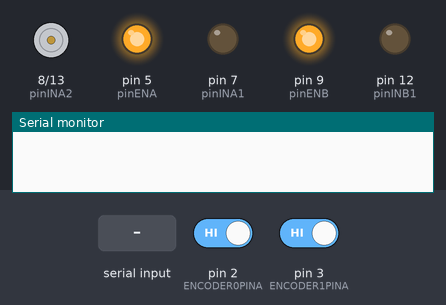
A sketch run on a simulated Arduino Uno, built with avr-gcc and run on an emulated ATmega328P. On the bench: motor-driver pin pairs drawn as motors (green arrow = first pin HIGH = forward, orange = second pin HIGH = backward, longer = more drive), output pins drawn as LEDs (lit = HIGH), the last lines printed to the serial monitor. Inputs (shaded band) come from the test bench; at power-on: pin 2 (ENCODER0PINA) HIGH, pin 3 (ENCODER1PINA) HIGH.

Above: at 2.2 s.
2.3 s: "<r>" received over Serial
At 3.1 s:
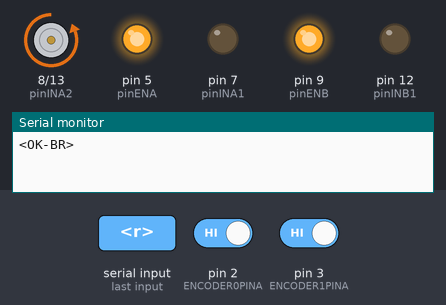
3.8 s: "<S90>" received over Serial
At 4.2 s:
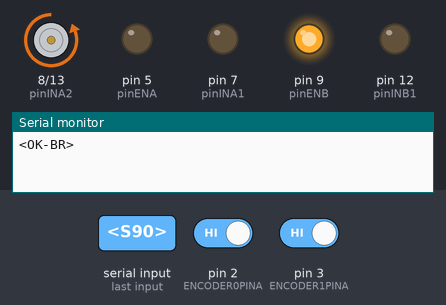
5.3 s: "<s90>" received over Serial
At 6.6 s:
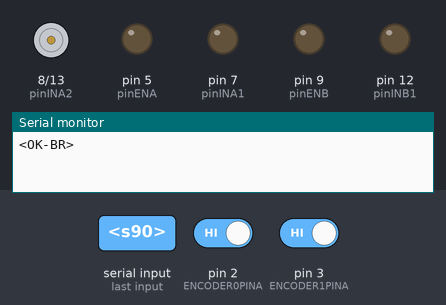
Timing chart, 0 to 8.3 s (numbered marks = the images above; inputs shaded):
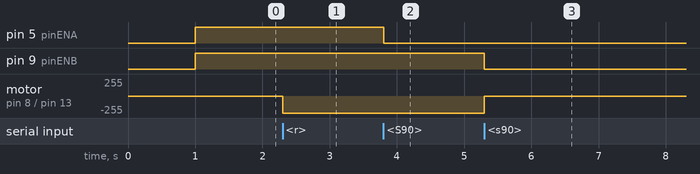

The sketch:

init.ino
```cpp
#define ENCODER0PINA         2    //Atmega pin PD2/INT0 // interrupt pin (2,3 on Atmega328)
#define ENCODER1PINA         3    //Atmega pin PD3/INT1, pin 3 also PWM paired with 11.
#define pinENA               5    //Atmega pin PD5 //PWM pin, grouped with pin 6
#define pinINA1              7    //Atmega pin PD7
#define pinINA2              8    //Atmega pin PB0
#define pinENB               9    //Atmega pin PB1 //PWM pin, grouped with pin 10
#define pinINB1              12   //Atmega pin PB4
#define pinINB2              13   //Atmega pin PB5


long encoder0Position = 0;
long encoder1Position = 0;
int PPR=8; //pulses per rotation
int PWMA = 255;
int PWMB = 255;
// volatile variables - modified by interrupt service routine (ISR)
volatile long counter0=0;
volatile long counter1=0;
bool motorARunning = false;
bool motorBRunning = false;
long stepsA;
long stepsB;
char dirA;
char dirB;
//Serial Read stuff
const byte numChars = 32;
char receivedChars[numChars]; // an array to store the received data
boolean newData = false;
char DIR[1] = {0};
//char DIR = 'Z';
long VALUE = 0;


void setup()
{

  // pins
  pinMode(ENCODER0PINA, INPUT_PULLUP);
  pinMode(ENCODER1PINA, INPUT_PULLUP);
  pinMode(pinENA,OUTPUT);
  pinMode(pinINA1,OUTPUT);
  pinMode(pinINA2,OUTPUT);
  pinMode(pinENB,OUTPUT);
  pinMode(pinINB1,OUTPUT);
  pinMode(pinINB2,OUTPUT);
  //attach interrupts
  attachInterrupt(digitalPinToInterrupt(ENCODER0PINA),onInterrupt0, RISING);
  attachInterrupt(digitalPinToInterrupt(ENCODER1PINA),onInterrupt1, RISING);
  Serial.begin (57600);

  delay(1000);
  analogWrite(pinENA, PWMA);
  digitalWrite(pinINA1,LOW);
  digitalWrite(pinINA2,LOW);

  analogWrite(pinENB, PWMB);
  digitalWrite(pinINB1,LOW);
  digitalWrite(pinINB2,LOW);


}

void loop()
{
  //Read the Serial and move accordingly
  recvWithStartEndMarkers();

  //showNewData();

      setPosition(DIR[0],VALUE);


}
// Minimalistic ISR

void onInterrupt0()
{

  counter0++;

}
void onInterrupt1()
{
  counter1++;

}
void rotateAF()
{
    analogWrite(pinENA, PWMA);
    digitalWrite(pinINA1,HIGH);
    digitalWrite(pinINA2,LOW);
    motorARunning=true;
}
void rotateAR()
{
    analogWrite(pinENA, PWMA);
    digitalWrite(pinINA1,LOW);
    digitalWrite(pinINA2,HIGH);
    motorARunning=true;
}
void rotateAStop()
{
  analogWrite(pinENA, 0);
  digitalWrite(pinINA1,LOW);
  digitalWrite(pinINA2,LOW);
  motorARunning=false;
}

void rotateBF()
{
    analogWrite(pinENB, PWMB);
    digitalWrite(pinINB1,HIGH);
    digitalWrite(pinINB2,LOW);
    motorBRunning=true;
}
void rotateBR()
{
    analogWrite(pinENB, PWMB);
    digitalWrite(pinINB1,LOW);
    digitalWrite(pinINB2,HIGH);
    motorBRunning=true;
}
void rotateBStop()
{
  analogWrite(pinENB, 0);
  digitalWrite(pinINB1,LOW);
  digitalWrite(pinINB2,LOW);
  motorBRunning=false;

}

//Serial Read Functions
void recvWithStartEndMarkers() {
    static boolean recvInProgress = false;
    static byte ndx = 0;
    char startMarker = '<';
    char endMarker = '>';
    char rc;

 // if (Serial.available() > 0) {
    while (Serial.available() > 0 && newData == false) {
        rc = Serial.read();

        if (recvInProgress == true) {
            if (rc != endMarker) {
                receivedChars[ndx] = rc;
                ndx++;
                if (ndx >= numChars) {
                    ndx = numChars - 1;
                }
            }
            else {
                receivedChars[ndx] = '\0'; // terminate the string
                recvInProgress = false;
                ndx = 0;
                parseData();
                newData = true;
            }
        }

        else if (rc == startMarker) {
            recvInProgress = true;
        }
    }
}

void showNewData() {
    if (newData == true) {
        Serial.print("This just in ... ");
        Serial.println(receivedChars);
        Serial.print("DIRECTION=");
        Serial.println(DIR);
        Serial.print("VALUE=");
        Serial.println(VALUE);
        newData = false;
    }
}


void parseData() {

    // split the data into its parts

  char * strtokIndx; // this is used by strtok() as an index

  strtokIndx = strtok(receivedChars,"-");      // get the first part - the string
  strcpy(DIR, strtokIndx); // copy it to DIR
  //strcpy(DIR,0);
  //strtokIndx = strtok(NULL, "-"); // this continues where the previous call left off
  //VALUE = atoi(strtokIndx); // convert this part to an integer
  VALUE = atol(strtokIndx+2);
 }

void setPosition(char dir, long steps)
{


  if (newData)
  {
    if(dir == 'S'){rotateAStop();}
    if(dir == 's'){rotateBStop();}
    // It is new data from Serial - it wants to move the motors one way or the other
    // if stepsA<offshootA - no point turning the motor. Repeat for stepsB
         if (dir=='F') //Single quotes - Double quotes don't work.
            {
                if (not (motorARunning)) {rotateAF(); stepsA=steps; dirA=dir;}
             }
         else if (dir=='R')
            {
               if (not (motorARunning)) {rotateAR();stepsA=steps;dirA=dir;}
            }
         else if (dir=='f') //Single quotes - Double quotes don't work.
            {
               rotateBF();
               Serial.println("<OK-BF>");
               // if (not (motorBRunning)) {rotateBF();stepsB=steps;dirB=dir;}
             }
         else if (dir=='r')
            {
               rotateBR();
               Serial.println("<OK-BR>");
               //if (not (motorBRunning)) {rotateBR();stepsB=steps;dirB=dir;}
            }
    newData=false;
    }

    //Now motors are running - count steps
    if ((motorARunning) and (stepsA<counter0))
            {
             rotateAStop();


             if (dirA=='F')
            {
                encoder0Position = encoder0Position+counter0;

             }
             else if (dirA=='R')
            {
               encoder0Position = encoder0Position-counter0;

            }

        counter0 =0;
        Serial.print("<0-");
        Serial.print(encoder0Position);
        Serial.println(">");
            }

    if ((motorBRunning) and (stepsB<counter1))
    {
              rotateBStop();


             if (dirB=='f')
            {

                encoder1Position = encoder1Position+counter1;
             }
         else if (dirB=='r')
            {

               encoder1Position = encoder1Position-counter1;
            }
        counter1 =0;
        Serial.print("<1-");
        Serial.print(encoder1Position);
        Serial.println(">");
            }


}
```

Measured:
- after the input at 2.3 s, motor on pin 8 (pinINA2) / pin 13 (pinINB2): stopped → backward 255/255 at once
- after the input at 3.8 s, pin 5 (pinENA): HIGH → LOW at once
- after the input at 5.3 s, pin 9 (pinENB): HIGH → LOW at once; motor on pin 8 (pinINA2) / pin 13 (pinINB2): backward 255/255 → stopped at once
